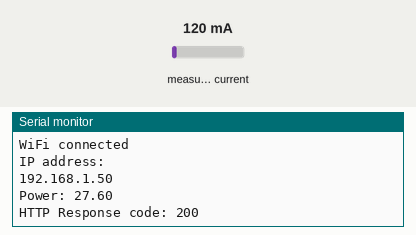
Simulated run of this sketch. Board: ESP32. Parts: the last lines printed to the serial monitor. The test bench sets the inputs (shaded band); at power-on: measured current 120 mA (analog values on the 0–4095 scale). WiFi joins after 1.5 s; servers stay silent unless stated; uploads are accepted with an empty reply.

Above: at 2.7 s.
2.8 s: measured current set to 40 mA
At 3.59 s:
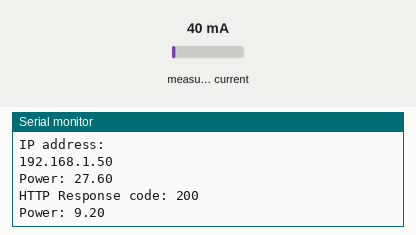
5.0 s: measured current set to 500 mA
At 5.6 s:
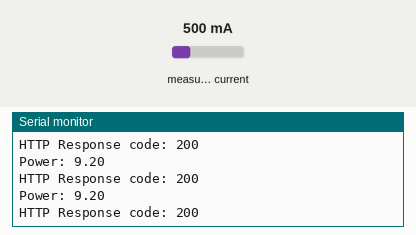
Timing chart, 0 to 8.0 s (numbered marks = the images above; inputs shaded):
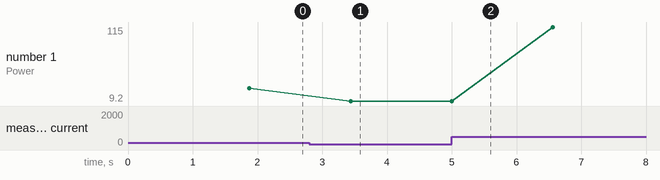

The sketch:

esp_send_01.ino
```cpp
/*
  Connect ESP32 to Cloud
 * Description:  This sketch connects to a flask cloud sending power data
 *  Author: kode2go
 *  github: kode2go
 *  01.2:
 *  send device number
 *
 *  01.1:
 *  serial port code version*
 *
 */

#include <WiFi.h>
#include <WiFiMulti.h>
#include <HTTPClient.h>
#include "EmonLib.h"
#include <Arduino.h> // Include the Arduino.h library for ESP32
#include <driver/adc.h>

EnergyMonitor emon1;
WiFiMulti WiFiMulti;
HTTPClient ask;
// TODO: user config
const char* ssid     = "x"; //Wifi SSID
const char* password = "x"; //Wifi Password

//const char* serverUrl = "http://34.29.140.126/flask/rec";
const char* serverUrl = "http://34.70.111.2/flask/rec";
const char* code_version = "esp_32_flask_api_serial_01.4.py";
const char* device_num = "esp01";


void setup(){

  adc1_config_channel_atten(ADC1_CHANNEL_6, ADC_ATTEN_DB_11);
  analogReadResolution(10);
  emon1.current(34, 30);

  // open serial
  Serial.begin(115200);
  Serial.println("*****************************************************");
  Serial.println("Code version: ");
  Serial.println(code_version);
  Serial.println("Device Number: ");
  Serial.println(device_num);
  Serial.println("********** Program Start : Connect ESP32 to WiFi.");
  Serial.println("Wait for WiFi... ");

  // connecting to the WiFi network
  WiFiMulti.addAP(ssid, password);
  while (WiFiMulti.run() != WL_CONNECTED) {
    Serial.print(".");
    delay(500);
  }
  // connected
  Serial.println("WiFi connected");
  Serial.println("IP address: ");
  Serial.println(WiFi.localIP());
}


void loop() {

    double rawIrms = emon1.calcIrms(3000); // Calculate Irms only

    double power = rawIrms * 230.0;
    String dataToSend = "device_name=esp01&data=" + String(power);
    Serial.print("Power: ");
    Serial.println(power);

    // Send POST request to Flask server
    HTTPClient http;
    http.begin(serverUrl);
    http.addHeader("Content-Type", "application/x-www-form-urlencoded");
    //int httpResponseCode = http.POST("data=" + dataToSend);
    int httpResponseCode = http.POST(dataToSend);

    if (httpResponseCode > 0) {
        Serial.print("HTTP Response code: ");
        Serial.println(httpResponseCode);
    } else {
        Serial.print("Error sending POST request!");
        Serial.println(httpResponseCode);
    }

    http.end();

    delay(1000); // Send data every 1 seconds
}
```

Measured:
- after the input at 2.8 s, the serial monitor: prints a new line after 0.64 s (image 1)
- plotted number 1: 27.6 → 9.2 after the input at 2.8 s, 9.2 → 115 after the input at 5.0 s
